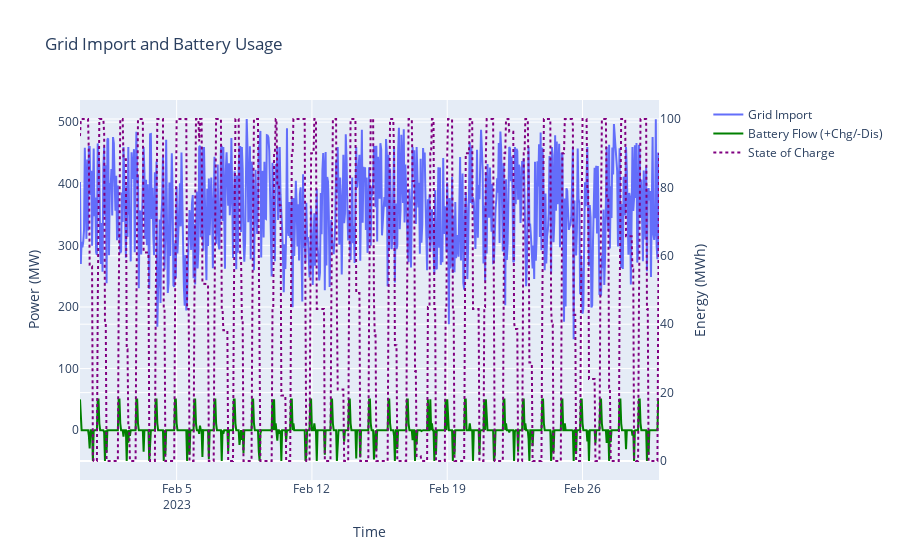

The notebook cell this image was saved under:
### Markdown cell above
## 3. Grid Import & Battery Dispatch

Analyze how the battery and grid interact to meet demand.

### Code cell
fig = make_subplots(specs=[[{"secondary_y": True}]])

fig.add_trace(go.Scatter(
    x=df['ds'], y=df['grid_import'], name='Grid Import'), secondary_y=False)
fig.add_trace(go.Scatter(x=df['ds'], y=df['battery_flow'],
              name='Battery Flow (+Chg/-Dis)', line=dict(color='green')), secondary_y=False)
fig.add_trace(go.Scatter(x=df['ds'], y=df['soc'], name='State of Charge', line=dict(
    color='purple', dash='dot')), secondary_y=True)

fig.update_layout(title='Grid Import and Battery Usage', xaxis_title='Time')
fig.update_yaxes(title_text="Power (MW)", secondary_y=False)
fig.update_yaxes(title_text="Energy (MWh)", secondary_y=True)
fig.show()

### Figure 1 — Plotly figure (JSON) as saved in the notebook; plotly's stock layout.template omitted (floating-point values rounded to 4 significant figures; data arrays with more than 128 entries replaced by an {"elided": "..."} marker saying what was removed)
{"data": [{"name": "Grid Import", "type": "scatter", "x": {"elided": "720 str values"}, "xaxis": "x", "y": {"elided": "720 float values"}, "yaxis": "y"}, {"line": {"color": "green"}, "name": "Battery Flow (+Chg/-Dis)", "type": "scatter", "x": {"elided": "720 str values"}, "xaxis": "x", "y": {"elided": "720 float values"}, "yaxis": "y"}, {"line": {"color": "purple", "dash": "dot"}, "name": "State of Charge", "type": "scatter", "x": {"elided": "720 str values"}, "xaxis": "x", "y": {"elided": "720 float values"}, "yaxis": "y2"}], "layout": {"title": {"text": "Grid Import and Battery Usage"}, "xaxis": {"anchor": "y", "domain": [0, 0.94], "title": {"text": "Time"}}, "yaxis": {"anchor": "x", "domain": [0, 1], "title": {"text": "Power (MW)"}}, "yaxis2": {"anchor": "x", "overlaying": "y", "side": "right", "title": {"text": "Energy (MWh)"}}}}
